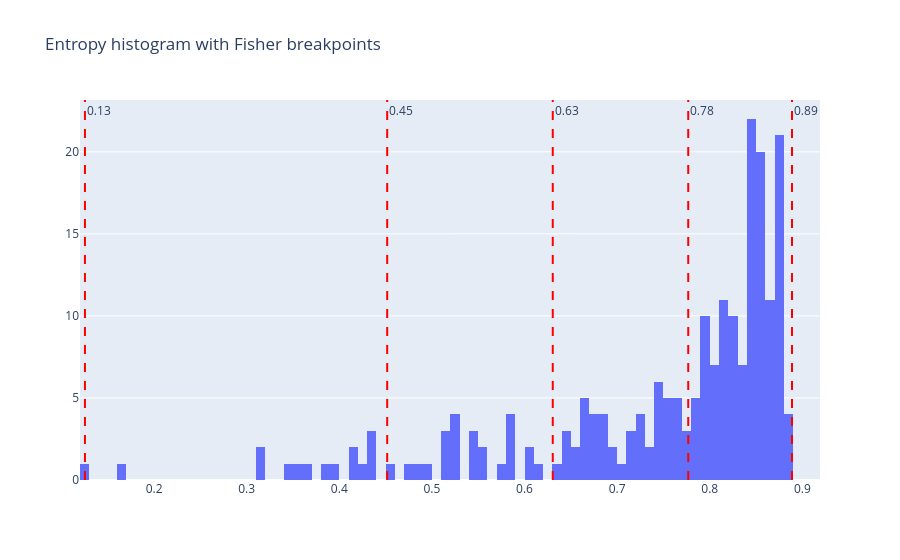

The notebook cell saved with this chart:
### Code cell
breaks_norm_entropy = jenkspy.jenks_breaks(df_country_stats.norm_entropy, 4)

fig = go.Figure()

fig.add_trace(
    go.Histogram(x=df_country_stats.norm_entropy, nbinsx=100)
)
for x in breaks_norm_entropy:
    fig.add_vline(
        x=x,
        line=dict(color="red", width=2, dash="dash"),  # style of the line
        annotation_text=f"{x:.2f}",  # optional label
        annotation_position="top right"
    )
fig.update_layout(title="Entropy histogram with Fisher breakpoints")
fig.show()

### Figure 1 — Plotly figure (JSON) as saved in the notebook; plotly's stock layout.template omitted (floating-point values rounded to 4 significant figures; data arrays with more than 128 entries replaced by an {"elided": "..."} marker saying what was removed)
{"data": [{"nbinsx": 100, "type": "histogram", "x": {"elided": "217 float values"}}], "layout": {"annotations": [{"showarrow": false, "text": "0.13", "x": 0.1254, "xanchor": "left", "xref": "x", "y": 1, "yanchor": "top", "yref": "y domain"}, {"showarrow": false, "text": "0.45", "x": 0.4517, "xanchor": "left", "xref": "x", "y": 1, "yanchor": "top", "yref": "y domain"}, {"showarrow": false, "text": "0.63", "x": 0.6305, "xanchor": "left", "xref": "x", "y": 1, "yanchor": "top", "yref": "y domain"}, {"showarrow": false, "text": "0.78", "x": 0.7768, "xanchor": "left", "xref": "x", "y": 1, "yanchor": "top", "yref": "y domain"}, {"showarrow": false, "text": "0.89", "x": 0.8888, "xanchor": "left", "xref": "x", "y": 1, "yanchor": "top", "yref": "y domain"}], "shapes": [{"line": {"color": "red", "dash": "dash", "width": 2}, "type": "line", "x0": 0.1254, "x1": 0.1254, "xref": "x", "y0": 0, "y1": 1, "yref": "y domain"}, {"line": {"color": "red", "dash": "dash", "width": 2}, "type": "line", "x0": 0.4517, "x1": 0.4517, "xref": "x", "y0": 0, "y1": 1, "yref": "y domain"}, {"line": {"color": "red", "dash": "dash", "width": 2}, "type": "line", "x0": 0.6305, "x1": 0.6305, "xref": "x", "y0": 0, "y1": 1, "yref": "y domain"}, {"line": {"color": "red", "dash": "dash", "width": 2}, "type": "line", "x0": 0.7768, "x1": 0.7768, "xref": "x", "y0": 0, "y1": 1, "yref": "y domain"}, {"line": {"color": "red", "dash": "dash", "width": 2}, "type": "line", "x0": 0.8888, "x1": 0.8888, "xref": "x", "y0": 0, "y1": 1, "yref": "y domain"}], "title": {"text": "Entropy histogram with Fisher breakpoints"}}}
